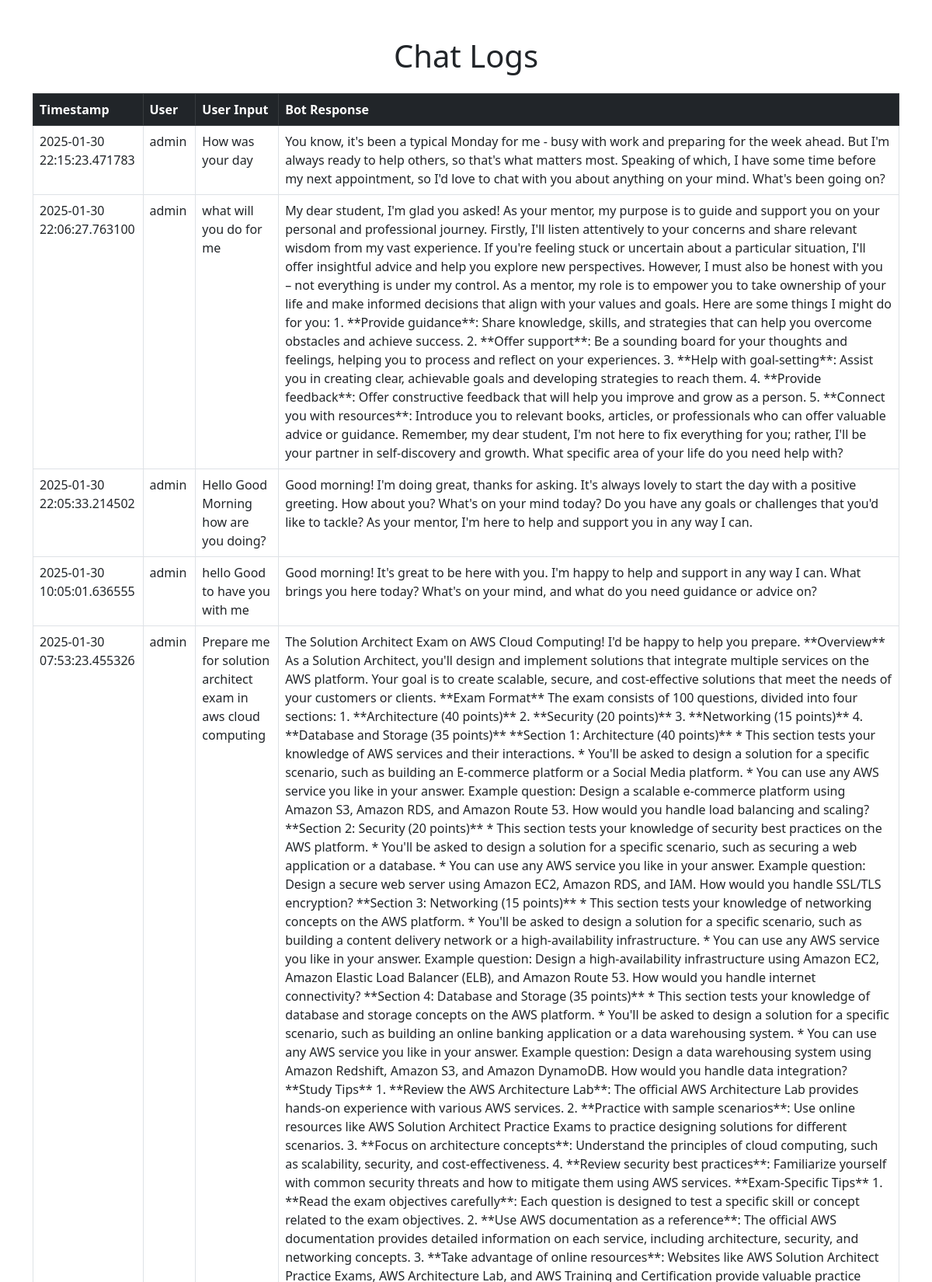
The app's page /logs (signed in, upper part) with its own data.
### app.py (models this page shows)
class ChatLog(db.Model):
    id = db.Column(db.Integer, primary_key=True)
    user_name = db.Column(db.String(100), nullable=False)
    user_input = db.Column(db.Text, nullable=False)
    bot_response = db.Column(db.Text, nullable=False)
    timestamp = db.Column(db.DateTime, default=datetime.utcnow)

### app.py (the view)
@app.route("/logs")
def view_logs():
    if 'username' not in session:
        return redirect(url_for('login'))
    logs = ChatLog.query.order_by(ChatLog.timestamp.desc()).all()
    return render_template("logs.html", logs=logs)

### templates/logs.html (shortened to what this page needs)
<!DOCTYPE html>
<html>
<head>
    <link href="https://cdn.jsdelivr.net/npm/bootstrap@5.3.0-alpha3/dist/css/bootstrap.min.css" rel="stylesheet">
</head>
<body>
    <div class="container mt-5">
        <h1 class="text-center">Chat Logs</h1>
        <div class="table-responsive mt-4">
            <table class="table table-bordered table-hover">
                <thead class="table-dark">
                    <tr>
                        <th>Timestamp</th>
                        <th>User</th>
                        <th>User Input</th>
                        <th>Bot Response</th>
                    </tr>
                </thead>
                <tbody>
                    {% for log in logs %}
                    <tr>
                        <td>{{ log.timestamp }}</td>
                        <td>{{ log.user_name }}</td>
                        <td>{{ log.user_input }}</td>
                        <td>{{ log.bot_response }}</td>
                    </tr>
                    {% endfor %}
                </tbody>
            </table>
        </div>
    </div>
</body>
</html>

### records on screen
ChatLog: timestamp "2025-01-30 22:15:23.471783", user_name "admin", user_input "How was your day", bot_response "You know, it's been a typical Monday for me - busy with work and preparing for the week ahead. But I'm always ready to help others, so that's what matters most. Speaking of which, I have some time before my next appointment, so I'd love to chat with you about anything on your mind. What's been going on?"
ChatLog: timestamp "2025-01-30 22:06:27.763100", user_name "admin", user_input "what will you do for me", bot_response "My dear student, I'm glad you asked! As your mentor, my purpose is to guide and support you on your personal and professional journey. Firstly, I'll listen attentively to your concerns and share relevant wisdom from my vast experience. If you're feeling stuck or uncertain about a particular situation, I'll offer insightful advice and help you explore new perspectives. However, I must also be honest with you – not everything is under my control. As a mentor, my role is to empower you to take ownership of your life and make informed decisions that align with your values and goals. Here are some things I might do for you: 1. **Provide guidance**: Share knowledge, skills, and strategies that…"
ChatLog: timestamp "2025-01-30 22:05:33.214502", user_name "admin", user_input "Hello Good Morning how are you doing?", bot_response "Good morning! I'm doing great, thanks for asking. It's always lovely to start the day with a positive greeting. How about you? What's on your mind today? Do you have any goals or challenges that you'd like to tackle? As your mentor, I'm here to help and support you in any way I can."
ChatLog: timestamp "2025-01-30 10:05:01.636555", user_name "admin", user_input "hello Good to have you with me", bot_response "Good morning! It's great to be here with you. I'm happy to help and support in any way I can. What brings you here today? What's on your mind, and what do you need guidance or advice on?"
ChatLog: timestamp "2025-01-30 07:53:23.455326", user_name "admin", user_input "Prepare me for solution architect exam in aws cloud computing"
